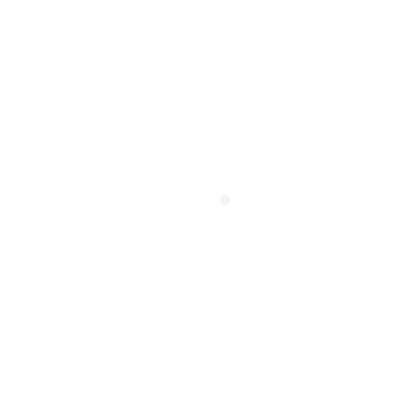
Frame 1 (no input)
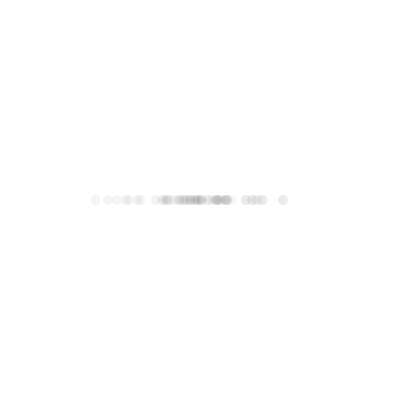
Frame 60 (the mouse pressed at the canvas centre just before this capture)
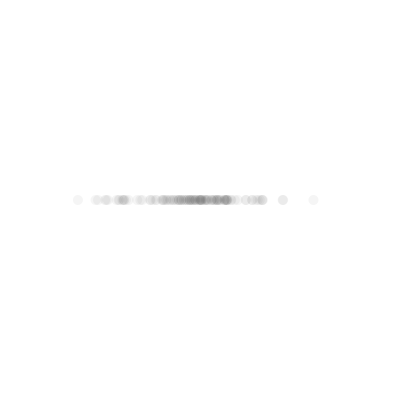
Frame 120 (the mouse held since frame 60 and released just before this capture)

The Processing sketch that drew these frames (run headless with seeded random() and noise(); from frame 60 on, the mouse is pressed at the canvas centre):

// Processing sketch: gaussian
// ── gaussian.pde
import java.util.Random;

Random gen;
int i;

void setup(){
  background(255);
  size(400, 400);
  gen = new Random();
  i=0;
}

void draw(){
  i++;
  
  double h = gen.nextGaussian(); //mean of 0, standard deviation of 1
  h = h * 40; //standard deviation of 40 (stretch by 40)
  h = h + 200; //mean of 200 (shift right 200)
  
  noStroke();
  color c = color(0, 0, 0, 10);
  fill(c);
  ellipse((float)h, 200, 10, 10);
}
